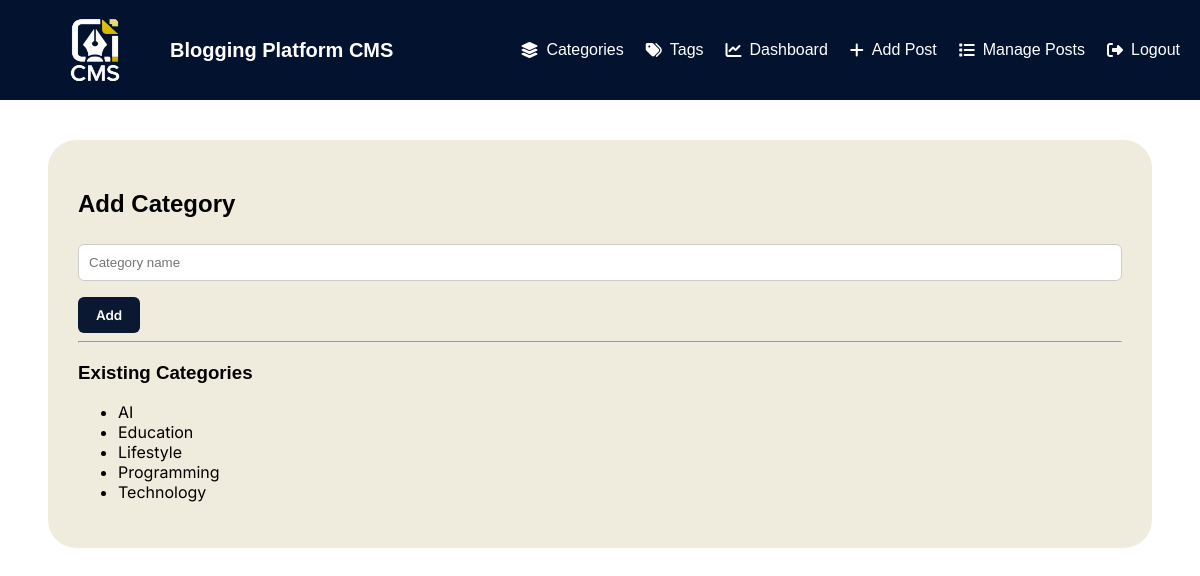
Screenshot of /category.php (signed in) with the database file from the repository.
### tables this page shows
CREATE TABLE `categories` (
  `id` int(11) NOT NULL,
  `name` varchar(100) NOT NULL
);

### public/category.php (the view, shortened to what this page needs)
<?php
require_once "../config/db.php";
require_once '../includes/header.php';
$categories = $pdo->query("SELECT * FROM categories ORDER BY name")->fetchAll();
?>
<!DOCTYPE html>
<html>
<head>
</head>
<body>
<div class="container">
<h2>Add Category</h2>
<form method="post">
    <input type="text" name="name" placeholder="Category name" required>
    <button type="submit">Add</button>
</form>
<hr>
<h3>Existing Categories</h3>
<ul>
<?php foreach ($categories as $c): ?>
    <li><?= htmlspecialchars($c['name']) ?></li>
<?php endforeach; ?>
</ul>
</div>
</body>
</html>

### assets/css/style.css (style rules this page uses)
* { box-sizing: border-box; }
body { font-family: 'Inter', sans-serif; margin: 0; }
h1, h2, h3 { font-family: 'Montserrat', sans-serif; font-weight: 600; }
button, .btn { font-family: 'Inter', sans-serif; font-weight: 600; }
.container { width: 92%; margin: 40px auto; background: #f0ecdd; padding: 30px; border-radius: 28px; }
input[type="text"], input[type="password"], textarea, select { width: 100%; padding: 10px; margin-top: 6px; margin-bottom: 16px; border-radius: 6px; border: 1px solid #ccc; }
button { background: #0A1931; color: #fff; padding: 10px 18px; border: none; border-radius: 6px; cursor: pointer; }
.search-form.card, { padding: 20px; width: 100px; border-radius: 16px; box-shadow: 0 10px 25px rgba(0,0,0,0.08); background: #CCDEE4; }

### rows the page displays
categories: name "AI"
categories: name "Education"
categories: name "Lifestyle"
categories: name "Programming"
categories: name "Technology"
